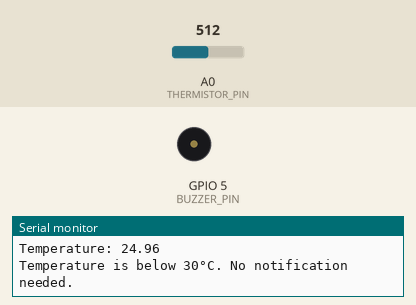
Simulated run of this sketch. Board: ESP8266 (NodeMCU). On the bench: buzzer (waves = sounding, pin HIGH), the last lines printed to the serial monitor. The inputs (shaded band) are chosen by the test bench; at power-on: A0 (THERMISTOR_PIN) = 512. WiFi joins after 1.5 s; servers stay silent unless stated.

Above: at 3.0 s.
3.1 s: A0 (THERMISTOR_PIN) set to 464
5.3 s: A0 (THERMISTOR_PIN) set to 443
At 6.9 s:
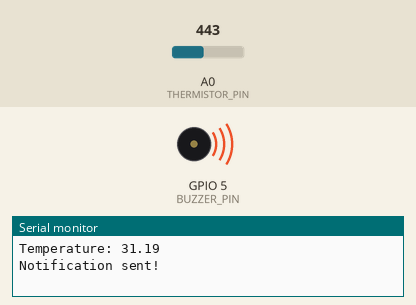
7.8 s: A0 (THERMISTOR_PIN) set to 511
At 9.7 s:
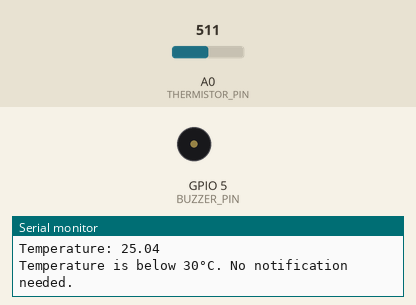
10.0 s: A0 (THERMISTOR_PIN) set to 306
At 11.7 s:
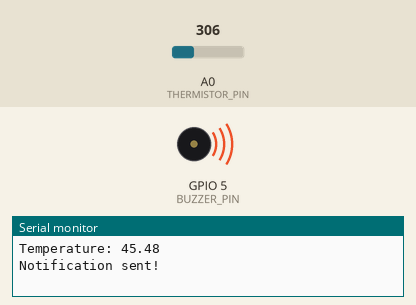
Timing chart, 0 to 13.2 s (numbered marks = the images above; inputs shaded):
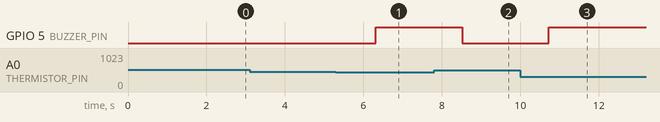

Measured:
- the behaviour switches between 456 and 455 on A0 (THERMISTOR_PIN) (found by bisection; images 0 and 1)
- after the input at 5.3 s, GPIO 5 (BUZZER_PIN): LOW → HIGH after 1.0 s
- after the input at 7.8 s, GPIO 5 (BUZZER_PIN): HIGH → LOW after 0.72 s
- after the input at 10.0 s, GPIO 5 (BUZZER_PIN): LOW → HIGH after 0.72 s

The sketch:

Temperature_Monitoring.ino
```cpp
#define BLYNK_TEMPLATE_ID "TMPL6yQ67QY5g"
#define BLYNK_TEMPLATE_NAME "Temperature monitoring"
#define BLYNK_AUTH_TOKEN "wCX3xy5JESJriIrOGzPcA5oD_RX-cmRs"

#include <ESP8266WiFi.h>
#include <BlynkSimpleEsp8266.h>
#include <Wire.h>


const char* ssid = "nice";
const char* password = "cuadra123";

#define THERMISTOR_PIN A0 // Analog pin to which thermistor is connected
#define Rref 10000.0 // Reference resistance value of the thermistor
#define nominal_resistance 10000.0 // Nominal resistance of the thermistor
#define nominal_temperature 25.0 // Nominal temperature of the thermistor in Celsius
#define beta 3950.0 // Beta value of the thermistor
#define steinhart_A 1.2087674e-03 // Steinhart-Hart equation coefficients
#define steinhart_B 2.2206477e-04
#define steinhart_C 8.3940264e-08
#define samplingrate 10 // Number of samples to average
#define BUZZER_PIN 5 // GPIO pin 5


void setup() {
    Serial.begin(115200);
    pinMode(BUZZER_PIN, OUTPUT);
    pinMode(THERMISTOR_PIN, INPUT); // Set thermistor pin as input
    Blynk.begin(BLYNK_AUTH_TOKEN , ssid, password);

  // Connect to Wi-Fi
  WiFi.mode(WIFI_STA);
  WiFi.begin(ssid, password);

  while (WiFi.status() != WL_CONNECTED) {
    delay(1000);
    Serial.println("Connecting to WiFi...");
  }
  Serial.println("Connected to WiFi");
}


void loop()
{
  Blynk.run();

  float temp = getTemperature(); // Read temperature from thermistor
  Blynk.virtualWrite(V5, temp); // Send temperature value to Blynk app


 if (temp >= 30.0) {
    Serial.println("Notification sent!");
     Blynk.logEvent("temperature__warning");
  } else {
    Serial.println("Temperature is below 30°C. No notification needed.");
  }

  if (temp >= 30.0) {
    digitalWrite(BUZZER_PIN, HIGH); // Turn on the buzzer
  } else {
    digitalWrite(BUZZER_PIN, LOW); // Turn off the buzzer
  }
  delay(1000); // Delay for 1 second before reading temperature again
}

float getTemperature()
{
  uint16_t samples = 0;
  digitalWrite(THERMISTOR_PIN, HIGH);

  for (uint8_t i = 0; i < samplingrate; i++)
  {
    samples += analogRead(THERMISTOR_PIN);
    delay(10);
  }

  digitalWrite(THERMISTOR_PIN, LOW);

  float average = samples / samplingrate;
  float thermistorResistance = Rref / (1023.0 / average - 1);

  float steinhart = thermistorResistance / nominal_resistance;     // (R/Ro)
  steinhart = log(steinhart);                  // ln(R/Ro)
  steinhart /= beta;                   // 1/B * ln(R/Ro)
  steinhart += 1.0 / (nominal_temperature + 273.15); // + (1/To)
  steinhart = 1.0 / steinhart;                 // Invert
  float temperature = steinhart - 273.15;                         // convert absolute temp to C

  Serial.print("Temperature: ");
  Serial.println(temperature);

  return temperature;
}
```
